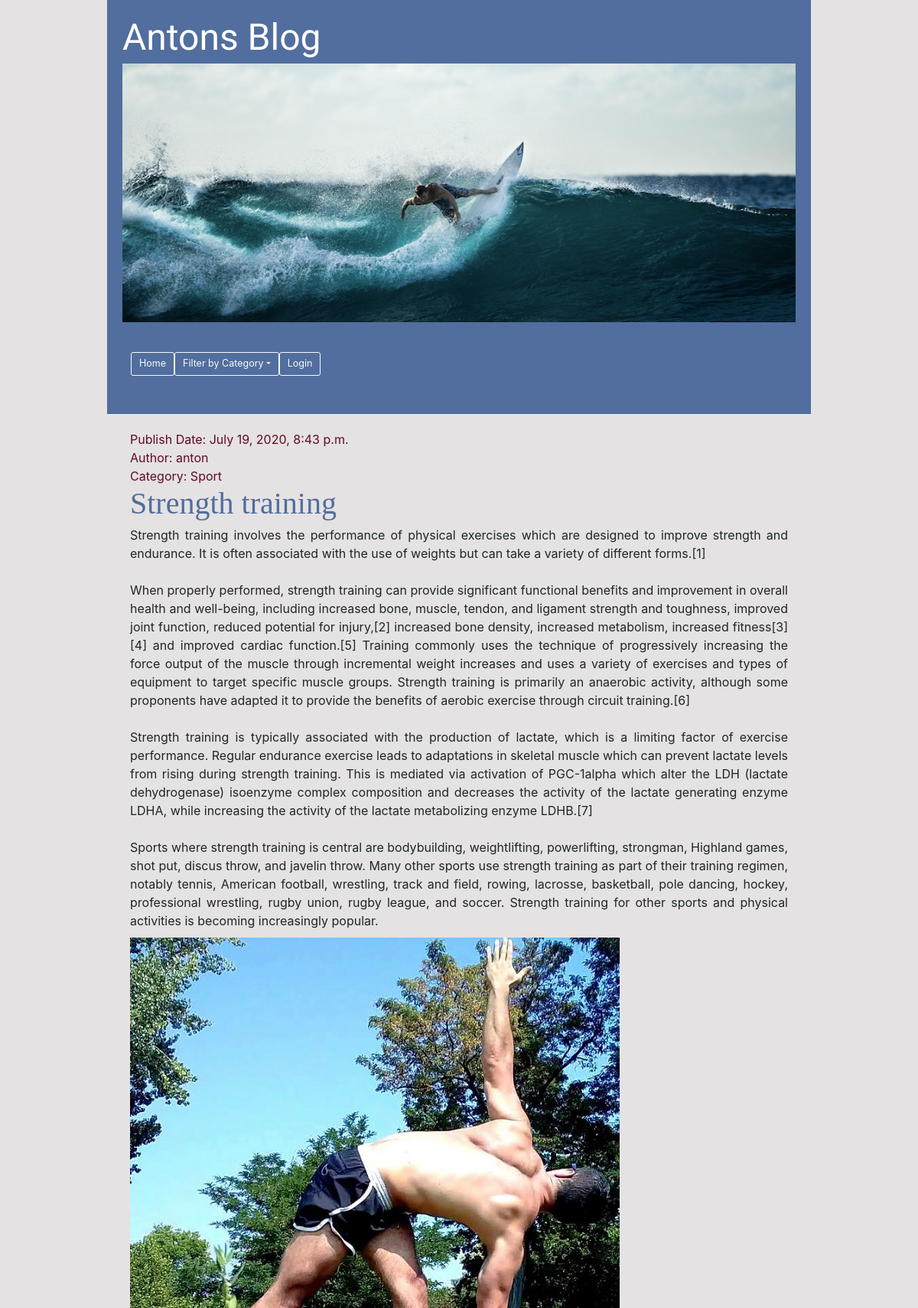
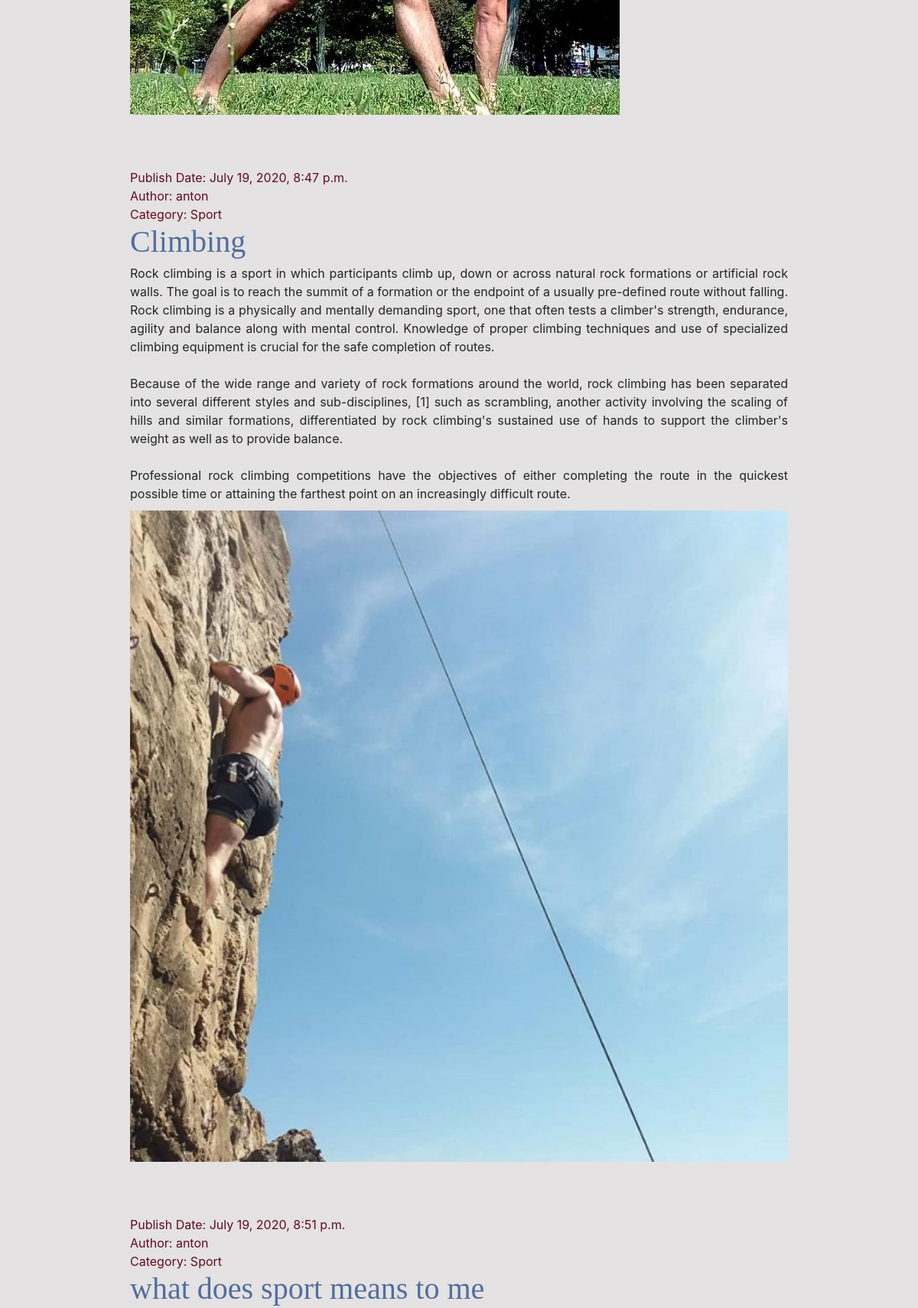
The page /?category=Sport (upper part) on the database its author committed (2 pictures, top to bottom).
### blog/models.py (models this page shows, shortened)
class Post(models.Model):
    author = models.ForeignKey(settings.AUTH_USER_MODEL, on_delete=models.CASCADE)
    title = models.CharField(max_length=200)
    text = models.TextField()
    created_date = models.DateTimeField(default=timezone.now)
    published_date = models.DateTimeField(blank=True, null=True)
    image = models.ImageField(null=True, upload_to='images/')
    CATEGORY1 = 'Food'
    CATEGORY2 = 'Body'
    CATEGORY3 = 'Lifestyle'
    CATEGORY4 = 'Sport'
    CATEGORY5 = 'Other'
    CATEGORY_CHOICES = [
        (CATEGORY1, 'Food'),
        (CATEGORY2, 'Body'),
        (CATEGORY3, 'Lifestyle'),
        (CATEGORY4, 'Sport'),
        (CATEGORY5, 'Other')
    ]
    category = models.CharField(
        blank=True,
        max_length=20,
        choices=CATEGORY_CHOICES,
    )

### blog/views.py (the view)
# urls.py: path('', views.post_list, name='post_list'),
def post_list(request):
    posts = Post.objects.filter(published_date__lte=timezone.now()).order_by('published_date')
    category = request.GET.get('category')
    if category:
        posts = posts.filter(category=category)
    return render(request, 'blog/post_list.html', {'posts': posts, 'category_choices': Post.CATEGORY_CHOICES })

### blog/templates/blog/post_list.html (shortened to what this page needs)
{% extends 'blog/base.html' %}
{% load static %}
                {% block content %}
                {% for post in posts %}
                        <div class="post">
                            {% if post.published_date %}
                            <div class="date">
                                <a>Publish Date:  </a>{{ post.published_date }}
                            </div>
                            {% endif %}
                            {% if post.author %}
                            <div class="author">
                                <a>Author:  </a>{{ post.author }}
                            </div>
                            {% endif %}
                            <div class="category">
                                <a>Category:  </a>{{ post.category }}
                            </div>
                            <h2><a href="{% url 'post_detail' pk=post.pk %}">{{ post.title }}</a></h2>
                            <p>{{ post.text|linebreaksbr }}</p>
                            {% if post.image %}
                            <img class="img-responsive"src="{{ post.image.url}}" alt="{{ post.title }}" class="post-image">
                            {% endif %}
                        </div>
                    {% endfor %}
                {% endblock %}

### blog/static/css/blog.css (style rules this page uses)
body { background-color: #e4e2e2; padding-left: 125px; padding-right: 125px; }
h2 a { font-family: 'Bradley Hand', cursive; font-size: 30pt; color: #516e9e; }
.date { color: #630923; }
.author { color: #630923; }
.category { color: #630923; }
.post { margin-bottom: 70px; text-align: justify; text-justify: inter-word; font-size: 12pt; margin-left: 30px; margin-right: 30px; }
.post h2 a, .post h2 a:visited { color: #516e9e; }

### blog/templates/blog/base.html (style rules this page uses)
img { display: block;margin-bottom: 30px; }

### rows shown on the page
Post: published_date "July 19, 2020, 8:43 p.m.", author "anton", category "Sport", title "Strength training", text "Strength training involves the performance of physical exercises which are designed to improve strength and endurance. It is often associated with the use of weights but can take a variety of different forms.[1] When properly performed, strength training can provide significant functional benefits and improvement in overall health and well-being, including increased bone, muscle, tendon, and ligament strength and toughness, improved joint function, reduced potential for injury,[2] increased bone density, increased metabolism, increased fitness[3][4] and improved cardiac function.[5] Training commonly uses the technique of progressively increasing the force output of the muscle through…", image (picture)
Post: published_date "July 19, 2020, 8:47 p.m.", author "anton", category "Sport", title "Climbing", text "Rock climbing is a sport in which participants climb up, down or across natural rock formations or artificial rock walls. The goal is to reach the summit of a formation or the endpoint of a usually pre-defined route without falling. Rock climbing is a physically and mentally demanding sport, one that often tests a climber's strength, endurance, agility and balance along with mental control. Knowledge of proper climbing techniques and use of specialized climbing equipment is crucial for the safe completion of routes. Because of the wide range and variety of rock formations around the world, rock climbing has been separated into several different styles and sub-disciplines, [1] such as…", image (picture)
Post: published_date "July 19, 2020, 8:51 p.m.", author "anton", category "Sport", title "what does sport means to me"
